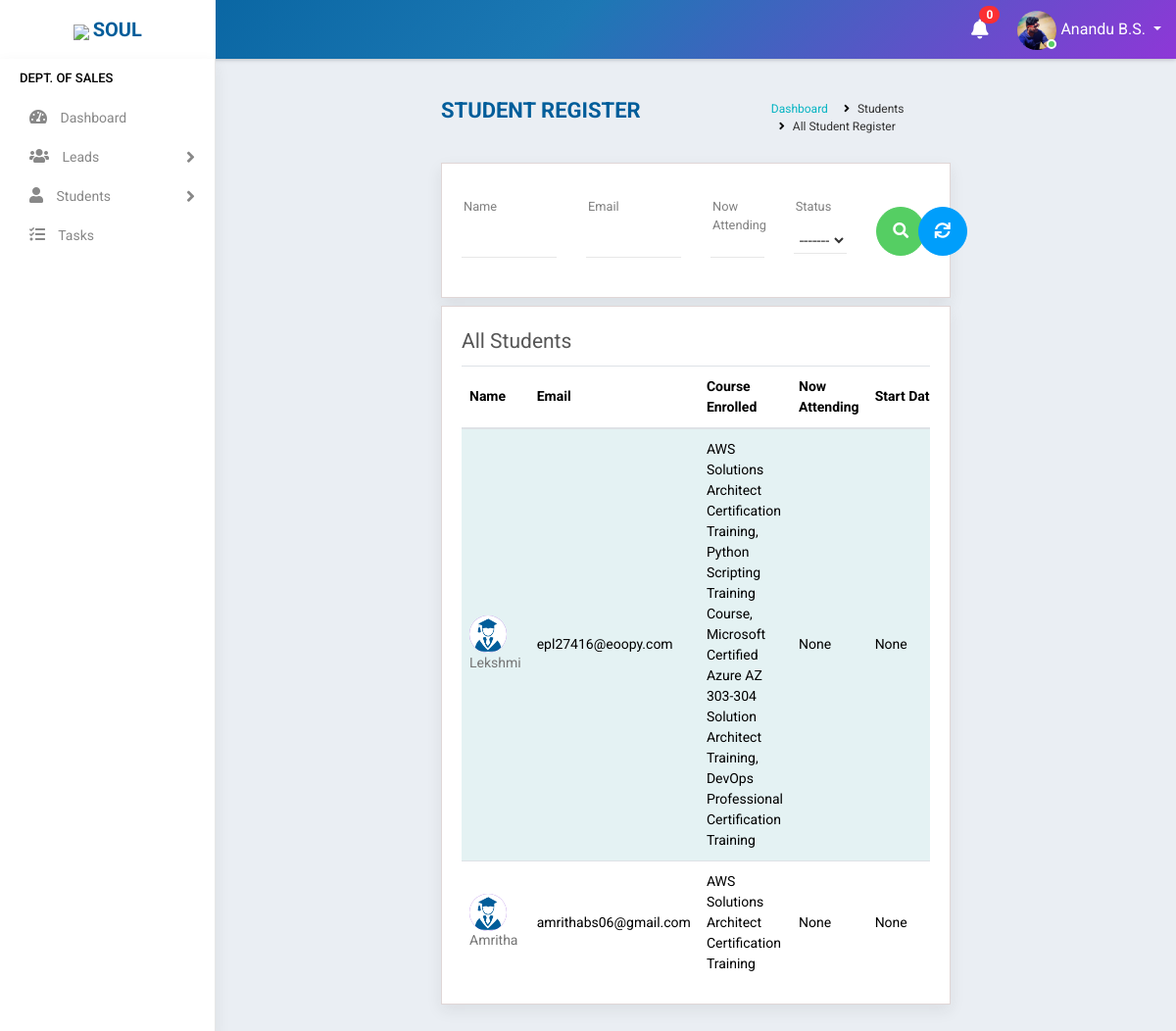
Page /student_register (signed in) on the earlier database version.
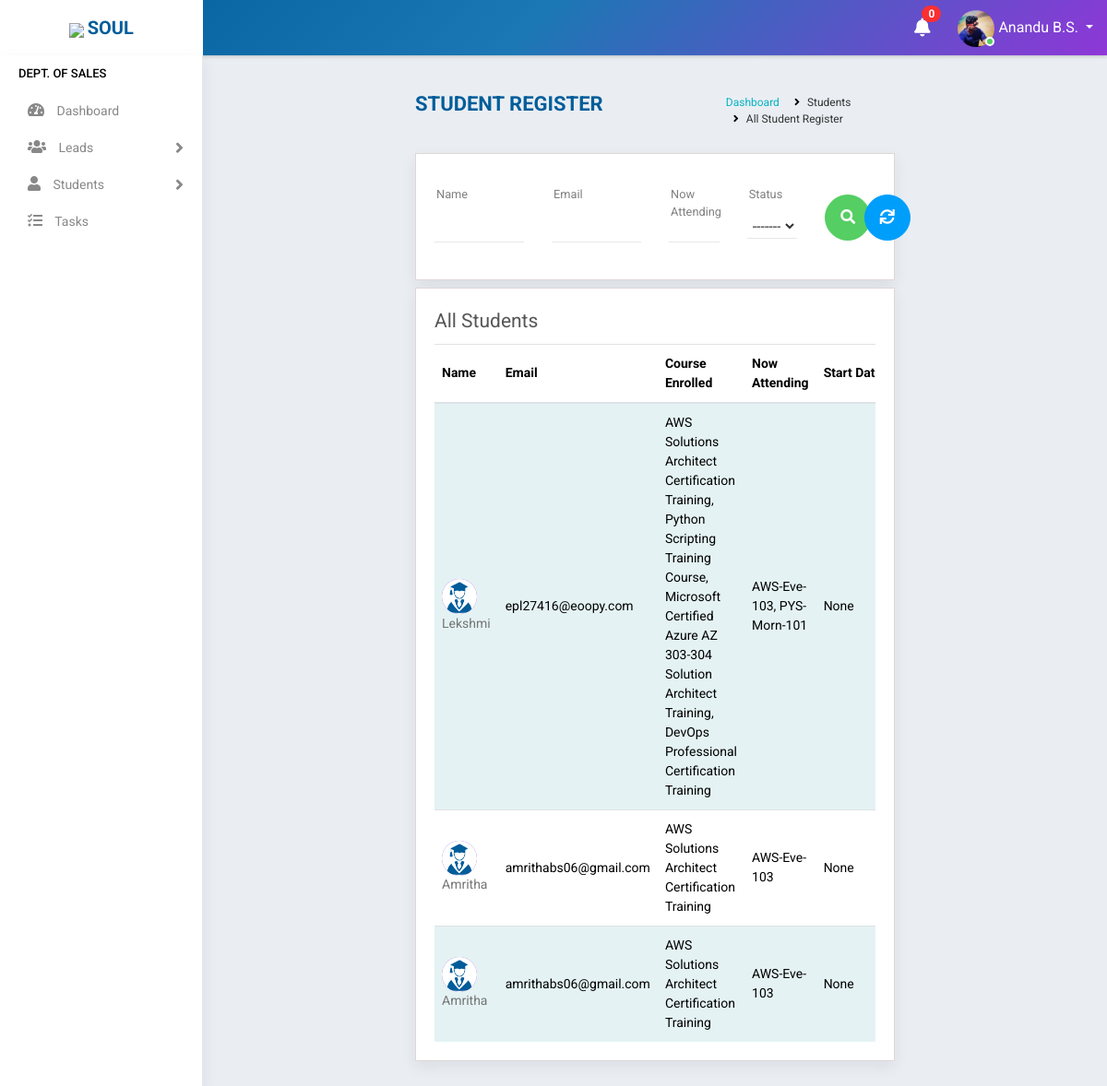
Same page on the later database version.
### accounts/models.py (models this page shows, shortened)
class Student(models.Model):
    state = (
    ('Andhra Pradesh','Andhra Pradesh'),
    ('Arunachal Pradesh','Arunachal Pradesh'),
    ('Assam','Assam'),
    ('Bihar','Bihar'),
    ('Chhattisgarh','Chattisgarh'),
    ('Goa','Goa'),
    ('Gujarat','Gujarat'),
    ('Haryana','Haryana'),
    ('Himachal Pradesh','Himachal Pradesh'),
    ('Jharkhand','Jharkhand'),
    ('Karnataka','Karnataka'),
    ('Kerala','Kerala'),
    ('Madhya Pradesh','Madhya Pradesh'),
    ('Maharashtra','Maharashtra'),
    ('Manipur','Manipur'),
    ('Meghalaya','Meghalaya'),
    ('Mizoram','Mizoram'),
    ('Nagaland','Nagaland'),
    ('Odisha','Odisha'),
    ('Rajasthan','Rajasthan'),
    ('Sikkim','Sikkim'),
    ('Tamil Nadu','Tamil Nadu'),
    ('Telangana','Telangana'),
    ('Tripura','Tripura'),
    ('Uttar Pradesh','Uttar Pradesh'),
    ('Uttarakhand','Uttarakhand'),
    ('West Bengal','West Bengal')
)
    groups = (
    ('AB+', 'AB+'),
    ('AB-', 'AB-'),
    ('A+', 'A+'),
    ('A-', 'A-'),
    ('B+', 'B+'),
    ('B-', 'B-'),
    ('O+', 'O+'),
    ('O-', 'O-'),
    )
    user= models.OneToOneField(User,on_delete=models.CASCADE,null=True,blank=True)
    name = models.CharField(max_length=100,blank=True)
    mobile = models.CharField(max_length=10,blank=True)
    email = models.EmailField(max_length=200,blank=True)
    sex = models.CharField(max_length=10,null=True,choices=(('Male','Male'),('Female','Female')),blank=True)
    dob = models.DateField(null=True, blank=True)
    blood_group = models.CharField(max_length=100,null=True, blank=True,choices=groups)
    house = models.CharField(max_length=100,null=True,blank=True)
    street =models.CharField(max_length=100,null=True,blank=True)
    street2 =models.CharField(max_length=100,null=True,blank=True)
    city = models.CharField(max_length=100,null=True,blank=True)
    state = models.CharField(max_length=100,null=True,choices=state,blank=True)
    course_enrolled = models.CharField(max_length=1000,null=True,blank=True)
    now_attending = models.CharField(max_length=1000,null=True,blank=True)
    start_date = models.DateField(null=True,blank=True)
    shared = models.BooleanField(default=False,choices=((True, 'Yes'), (False, 'No')),blank=True)
    payment = models.CharField(max_length=10,choices=(('Full','Full'),('Half','Half')),default='Half',blank=True)
    status = models.CharField(max_length=20,choices=(('Active','Active'),('Inactive','Inactive')),default='Active',blank=True)
    profile_pic = models.ImageField(null=True,default="student.jpg")
    total_fees = models.IntegerField(null=True,blank=True)
    fees_paid = models.IntegerField(null=True,blank=True)
    balance = models.IntegerField(null=True,blank=True)

class Courses(models.Model):
    name = models.CharField(max_length=300,null=True)
    fee = models.CharField(max_length=6)
    link = models.CharField(max_length=1000,null=True, blank=True)
    project_file = models.CharField(max_length=1000,null=True,blank=True)
    pic = models.ImageField(null=True, blank=True)
    def __str__(self):
        return self.name

### accounts/views.py (the view)
# urls.py: path('student_register',StudentRegister.as_view(),name='student_register'),
class StudentRegister(View):
    def get(self, request):
        user=request.user
        if user.is_authenticated:
            try:
                s= Staff.objects.get(user=user)
                if s.stype =="1" or s.stype =="2" or s.stype == "3" or s.stype == "4":
                    note = Notification.objects.filter(receiver=user).filter(status="Not Read").order_by('-datetime')
                    no_count = note.count()
                    students=Student.objects.all()
                    f=StudentFilter(self.request.GET,queryset=students)
                    students=f.qs
                    for i in students:
                        course_data = StudentCourseData.objects.filter(student=i)
                        i.course_enrolled=[]
                        i.now_attending=[]
                        x=0
                        scd = StudentCourseData.objects.filter(student=i)
                        for k in scd:
                            if k.optional == "Yes":
                                print(k.optional)
                                x = x+1
                        if x > 0:
                            i.shared = True
                        elif x == 0:
                            i.shared = False
                        for j in course_data:
                            i.course_enrolled.append(j.batch.subject)
                            if j.batch.status == "Ongoing":
                                i.now_attending.append(j.batch.batchcode)
                        i.save()
                    return render(request,'accounts/student_register.html',{'s':s,'f':f,'students':students,'note':note,'no_count':no_count})
                else:
                    return redirect('logout')
            except:
                return redirect('home')
        else:
            return redirect('logout')

### accounts/templates/accounts/student_register.html (shortened to what this page needs)
{% extends 'accounts/main.html' %}
    {% block content %}
<div class="main-wrapper">
    {% include 'accounts/navbar.html' %}
    {% if s.stype == "1" %}
    {% include 'accounts/sidebar_operations.html' %}
    {% elif s.stype == "2" %}
    {% include 'accounts/sidebar_sales.html' %}
    {% elif s.stype == "3" %}
    {% include 'accounts/sidebar_trainer.html' %}
    {% elif s.stype == "4" %}
    {% include 'accounts/sidebar_admin.html' %}
    {% endif %}
    <div class="page-wrapper">
        <div class="content container-fluid">
            <div class="page-header">
                <div class="row">
                    <div class="col-lg-7 col-md-12 col-sm-12 col-12">
                        <h5 class="text-uppercase">Student Register</h5>
                    </div>
                    <div class="col-lg-5 col-md-12 col-sm-12 col-12">
                        <ul class="list-inline breadcrumb float-right">
                        <li class="list-inline-item"><a href="{% url 'home' %}">Dashboard</a></li>
                        <li class="list-inline-item">Students</li>
                        <li class="list-inline-item">All Student Register</li>
                        </ul>
                    </div>
                </div>
            </div>
            <form method="get">
                <div >
            <div class="content-page">
                <div class="row filter-row">
                    <div class="col-sm-6 col-md-3">
                        <div class="form-group custom-mt-form-group">
                        {{f.form.name}}
                        <label class="control-label">Name</label><i class="bar"></i>
                        </div>
                    </div>
                    <div class="col-sm-6 col-md-3">
                        <div class="form-group custom-mt-form-group">
                        {{f.form.email}}
                        <label class="control-label">Email</label><i class="bar"></i>
                        </div>
                    </div>
                    <div class="col-sm-6 col-md-2">
                        <div class="form-group custom-mt-form-group">
                        {{f.form.now_attending}}
                        <label class="control-label">Now Attending</label><i class="bar"></i>
                        </div>
                    </div>
                    <div class="col-sm-6 col-md-2">
                        <div class="form-group custom-mt-form-group">
                        {{f.form.status}}
                        <label class="control-label">Status</label><i class="bar"></i>
                        </div>
                    </div>
                    <div class="col-sm-6 col-md-1">
                        <button type="submit" class="btn btn-success btn-block mt-4 mb-2"  style="height: 30px;width:50px;border-radius: 50px 50px 50px 50px"><i class="fa fa-search" aria-hidden="true"></i></button>
                    </div>
                    <div class="col-sm-6 col-md-1">
                        <a type="reset" href="{% url 'student_register' %}" class="btn btn-info btn-block mt-4 mb-2"  style="height: 30px;width:50px;border-radius: 50px 50px 50px 50px"><i class="fas fa-sync" aria-hidden="true"></i></a>
                    </div>
                </div></div>
            </form>
            {% include 'accounts/mini/student_register.html' %}
</div>
</div>
</div>
{% endblock %}

### accounts/templates/accounts/mini/student_register.html (shortened to what this page needs)
<div class="row mt-2">
    <div class="col-lg-12">
        <div class="content-page">
            <div class="row">
                <div class="col-lg-12 col-md-12 col-sm-12 col-12">
                    <div class="page-title mb-2">
                        All Students
                    </div>
                    <div class="table-responsive">
                        <table class="table table-striped custom-table">
                            <thead>
                                <tr>
                                    <th style="min-width:50px;">Name </th>
                                    <th style="min-width:74px;">Email</th>
                                    <th style="min-width:50px;">Course Enrolled</th>
                                    <th style="min-width:50px;">Now Attending</th>
                                    <th style="min-width:98px;">Start Date</th>
                                </tr>
                            </thead>
                            <tbody>
                                {% for student in students %}
                                {% if student.user.is_active %}
                                <tr>
                                    <td>
                                        <h2><a href="{% url 'student_profile_view' student.id %}" class="avatar text-white">
                                            <img src="{{student.profile_pic.url}}" width="40" height="40" alt="{{student.name}}">
                                        </a></h2>
                                        <h2><a href="{% url 'student_profile_view' student.id %}">{{student.name}}</a></h2>
                                    </td>
                                    <td>{{student.email}}</td>
                                    <td>{{student.course_enrolled|join:", " }}</td>
                                    <td>{{student.now_attending|join:", " }}</td>
                                    <td>{{student.start_date}}</td>
                                </tr>
                                {% endif %}
                                {% empty %}
                                    <h3>No students in list</h3>
                                {% endfor %}
                            </tbody>
                        </table>
                    </div>
                </div>
            </div>
        </div>
    </div>

Differences in the rows shown:
changed Student "Lekshmi": now_attending "None" → "AWS-Eve-103, PYS-Morn-101"
changed Student (number 2 of 3 on the later page): now_attending "None" → "AWS-Eve-103"
added Student: profile_pic (picture), name "Amritha", email "amrithabs06@gmail.com", course_enrolled "AWS Solutions Architect Certification Training", now_attending "AWS-Eve-103", start_date "None"
